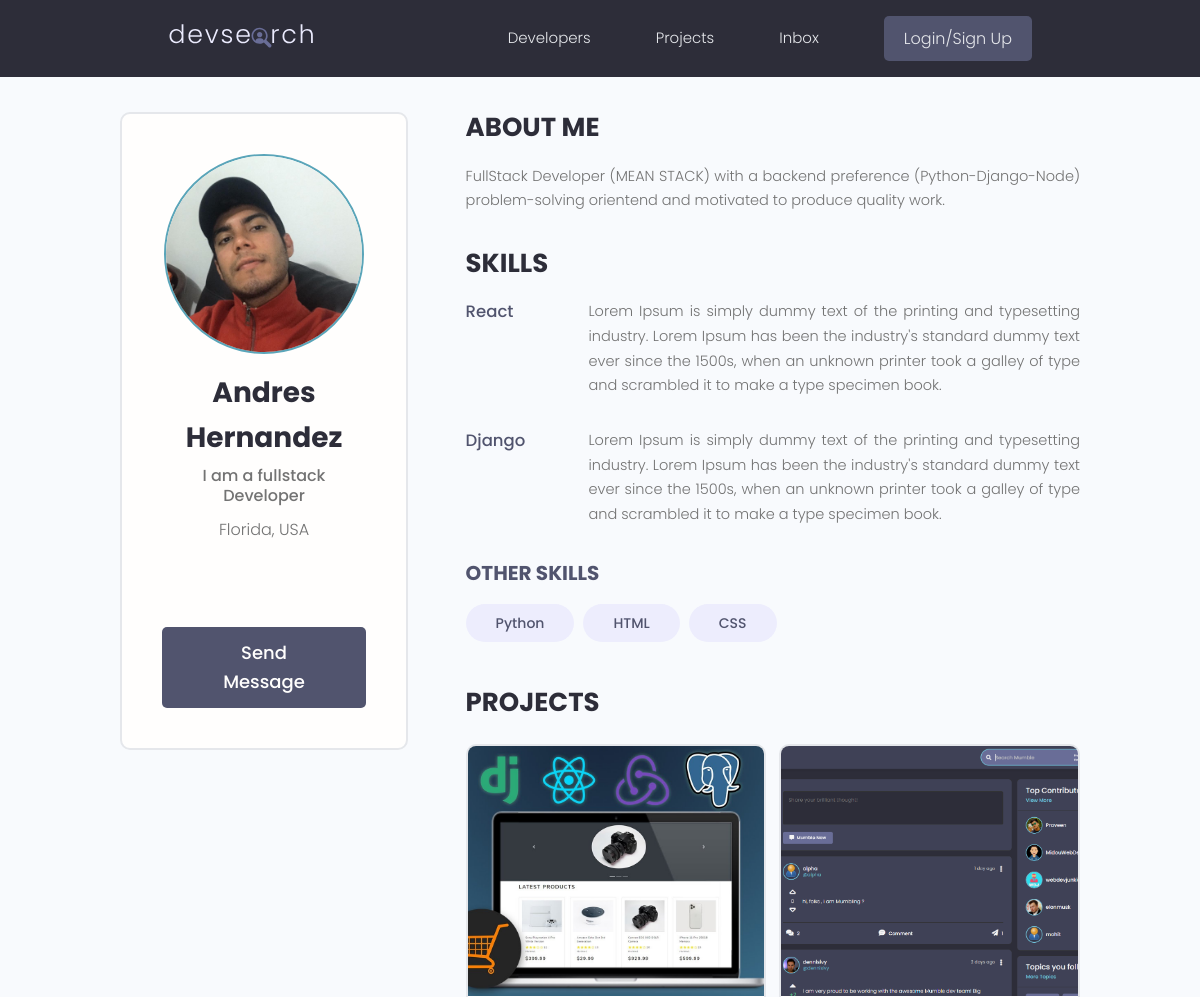
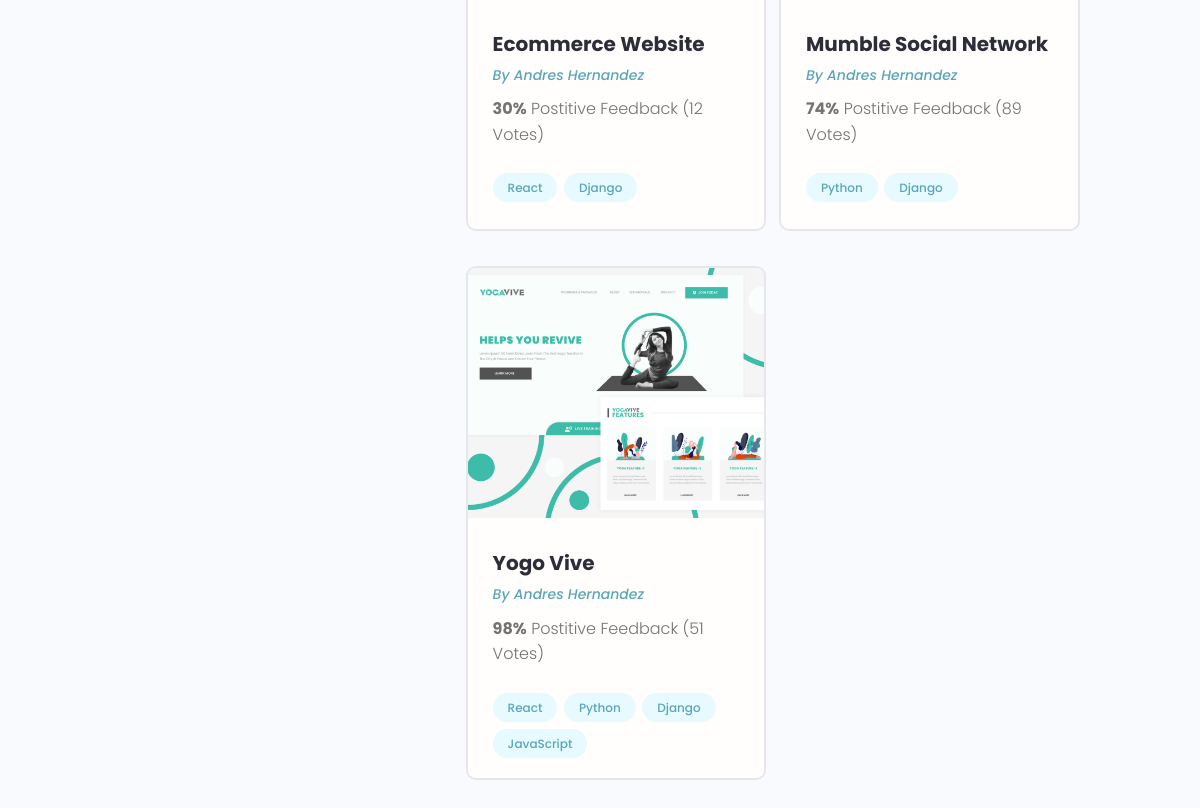
Screenshot of /user-profile/b58a8211-f027-49b2-9419-0c0cee45ea7c with the database file from the repository (2 pictures, top to bottom).
### users/models.py (models this page shows, shortened)
class Profile(models.Model):
    user = models.OneToOneField(User, on_delete=models.CASCADE, null=True, blank=True)
    name = models.CharField(max_length=200, blank=True, null=True)
    email = models.EmailField(max_length=300, blank=True, null=True)
    username = models.CharField(max_length=200, blank=True, null=True)
    location = models.CharField(max_length=200, blank=True, null=True)
    short_intro = models.CharField(max_length=200, blank=True, null=True)
    bio = models.TextField(blank=True, null=True)
    profile_image = models.ImageField(null=True, blank=True, upload_to= 'profiles/', default='profiles/user-default.png')
    social_github = models.CharField(max_length=200, blank=True, null=True)
    social_twitter = models.CharField(max_length=200, blank=True, null=True)
    social_linkedin = models.CharField(max_length=200, blank=True, null=True)
    social_youtube = models.CharField(max_length=200, blank=True, null=True)
    social_website = models.CharField(max_length=200, blank=True, null=True)
    created = models.DateTimeField(auto_now_add=True)
    id = models.UUIDField(default=uuid.uuid4, unique=True, primary_key=True, editable=False)

class Skill(models.Model):
    owner = models.ForeignKey(Profile, on_delete=models.CASCADE, null=True, blank=True)
    name = models.CharField(max_length=200, blank=True, null=True)
    description = models.TextField(blank=True, null=True)
    created = models.DateTimeField(auto_now_add=True)
    id = models.UUIDField(default=uuid.uuid4, unique=True, primary_key=True, editable=False)
    def __str__(self) -> str:
        return str(self.name)

### projects/models.py (models this page shows, shortened)
class Project(models.Model):
    owner = models.ForeignKey(Profile, null=True, blank=True, on_delete=models.SET_NULL)
    title = models.CharField(max_length=200)
    description = models.TextField(null=True, blank=True) # null is for the DB and blank is for the
    featured_image = models.ImageField(null=True, blank=True, default="default.jpg")
    demo_link = models.CharField(max_length=2000, null=True, blank=True)
    source_link = models.CharField(max_length=2000, null=True, blank=True)
    tags = models.ManyToManyField('Tag', blank=True)
    vote_total = models.IntegerField(default=0, null=True, blank=True)
    vote_ratio = models.IntegerField(default=0, null=True, blank=True)
    created = models.DateTimeField(auto_now_add=True)
    id = models.UUIDField(default=uuid.uuid4, unique=True, primary_key=True, editable=False)

class Tag(models.Model):
    name = models.CharField(max_length=200)
    created = models.DateTimeField(auto_now_add=True)
    id = models.UUIDField(default=uuid.uuid4, unique=True, primary_key=True, editable=False)
    def __str__(self) -> str:
        return self.name

### users/views.py (the view)
# urls.py: path('user-profile/<str:pk>', views.userProfile, name='user-profile'),
def userProfile(request, pk):
    profile = Profile.objects.get(id=pk)
    topSkills = profile.skill_set.exclude(description__exact="")
    otherSkills = profile.skill_set.filter(description="")
    context = {'profile':profile, 'topSkills':topSkills, 'otherSkills': otherSkills}
    return render(request, 'users/user-profile.html', context)

### users/templates/users/user-profile.html (shortened to what this page needs)
{% extends 'main.html' %}
{% block content %}
<main class="profile my-md">
    <div class="container">
      <div class="layout">
        <div class="column column--1of3">
          <div class="card text-center">
            <div class="card__body dev">
              <img class="avatar avatar--xl" src="{{ profile.profile_image.url }}" />
              <h2 class="dev__name">{{ profile.name }}</h2>
              <p class="dev__title">{{ profile.short_intro }}</p>
              <p class="dev__location">{{ profile.location }}</p>
              <ul class="dev__social">
              </ul>
              <a href="#" class="btn btn--sub btn--lg">Send Message </a>
            </div>
          </div>
        </div>
        <div class="column column--2of3">
          <div class="devInfo">
            <h3 class="devInfo__title">About Me</h3>
            <p class="devInfo__about">{{ profile.bio }}</p>
          </div>
          <div class="devInfo">
            <h3 class="devInfo__title">Skills</h3>
            <div class="devInfo__skills">
                {% for skill in topSkills %}
              <div class="devSkill">
                <h4 class="devSkill__title">{{ skill.name }}</h4>
                <p class="devSkill__info">{{ skill.description }}</p>
              </div>
                {% endfor %}
              <h3 class="devInfo__subtitle">Other Skills</h3>
              <div class="devInfo__otherSkills">
                {% for skill in otherSkills %}
                <span class="tag tag--pill tag--sub tag--lg">
                  <small>{{ skill }}</small>
                </span>
                {% endfor %}
              </div>
            </div>
          </div>
          <div class="devInfo">
            <h3 class="devInfo__title">Projects</h3>
            <div class="grid grid--two">
                {% for project in profile.project_set.all %}
              <div class="column">
                <div class="card project">
                  <a href="{% url 'project' project.id %}" class="project">
                    <img class="project__thumbnail" src="{{project.featured_image.url}}" alt="project thumbnail" />
                    <div class="card__body">
                      <h3 class="project__title">{{ project.title }}</h3>
                      <p><a class="project__author" href="{% url 'user-profile' project.owner.id %}">By {{ project.owner.name }}</a></p>
                      <p class="project--rating">
                        <span style="font-weight: bold;">{{project.vote_ratio}}%</span> Postitive
                        Feedback ({{project.vote_total}} Vote{{project.vote_total|pluralize:"s"}})
                      </p>
                      <div class="project__tags">
                          {% for tag in project.tags.all %}
                        <span class="tag tag--pill tag--main">
                            <small>{{tag}}</small>
                        </span>
                          {% endfor %}
                      </div>
                    </div>
                  </a>
                </div>
              </div>
              {% endfor %}
            </div>
          </div>
        </div>
      </div>
    </div>
  </main>
{% endblock %}

### static/styles/app.css (style rules this page uses)
:root { --color-sub: #2d2d39; }
.btn--sub { background-color: var(--color-sub-light); }
.card { border: 2px solid var(--color-light); }
img { width: 100%; }
.profile .card > .dev { padding: 4rem; }
.dev__name { color: var(--color-sub); font-size: 2.8rem; font-weight: 700; margin-top: 1rem; margin-bottom: 0.5rem; }
.dev__title { font-size: 1.6rem; font-weight: 500; line-height: 1.3; }
.dev__location { margin-top: 1rem; }
.dev__social { margin: 3rem 0; list-style: none; display: flex; justify-content: center; gap: 1.5rem; }
.devInfo { margin-bottom: 3rem; }
.devInfo__title, .devInfo__subtitle { font-size: 2.6rem; color: var(--color-sub); text-transform: uppercase; font-weight: 700; margin-bottom: 1.5rem; }
.devInfo__subtitle { font-size: 2rem; color: var(--color-sub-light); }
.devInfo__about, .devSkill__info { font-size: 1.45rem; line-height: 1.7; text-align: justify; }
.devSkill { margin-bottom: 3rem; }
.devSkill__title { font-size: 1.65rem; font-weight: 500; color: var(--color-sub-light); }
@media screen and (min-width: 700px) { .devSkill { display: flex; justify-content: space-between; gap: 3rem; } }
@media screen and (min-width: 700px) { .devSkill__info { flex-basis: 80%; } }
.project__author { font-size: 1.4rem; font-style: italic; }
.project--rating { margin-bottom: 1.6em; margin-top: .5em; }
.project__thumbnail { height: 25rem; object-fit: cover; object-position: top center; }
.project__title { font-size: 2rem; font-weight: 700; color: var(--color-sub); }

### static/uikit/styles/modules/_variables.css (style rules this page uses)
:root { --color-main: #5aa5b9; --color-main-light: #e6faff; --color-sub: #3f4156; --color-sub-light: #51546e; --color-sub-lighter: #ededfd; --color-text: #737373; --color-gray: #8b8b8b; --color-light: #e5e7eb; --color-light-gray: #767676; --color-bg: #f8fafd; --color-white: #fffefd; --color-white-light: #f3f3f3; --color-success: #359e64; --color-success-bg: #def8e8; --color-error: #fc4b0b; --color-error-bg: #fff2ee; --font-base: 'Poppins', arial, helvetica, 'Segoe UI', roboto, ubuntu, sans-serif; --font-monospace: 'Fira Code', 'Courier New', courier, monospace; --font-regular: 300; --font-medium: 500; --font-bold: 700; --generic-shadow: 1px 1px 5px #00000010; --generic-transition: all 0.3s ease-in-out; }

### static/uikit/styles/modules/_base.css (style rules this page uses)
* { margin: 0; padding: 0; box-sizing: border-box; text-rendering: optimizeLegibility; color: inherit; font-size: inherit; }
html { font-size: 50%; }
@media only screen and (min-width: 480px) { html { font-size: 56.25%; } }
@media only screen and (min-width: 1200px) { html { font-size: 62.5%; } }
body { line-height: 1.6; font-weight: 400; font-size: 1.5rem; color: var(--color-text); background-color: var(--color-bg); min-height: 100vh; }

### static/uikit/styles/modules/_typography.css (style rules this page uses)
* { font-family: var(--font-base); }
h2 { font-size: 3.6rem; font-weight: var(--font-bold); }
h3 { font-size: 3.2rem; font-weight: var(--font-medium); }
h4 { font-size: 2.8rem; font-weight: var(--font-medium); }
p, span, strong { font-size: 1.6rem; color: var(--color-text); font-weight: var(--font-regular); }
a { padding-bottom: 2px; text-decoration: none; display: inline-block; color: var(--color-main); font-weight: var(--font-medium); }

### static/uikit/styles/modules/_utilities.css (style rules this page uses)
.container { width: 92%; max-width: 165rem; margin: 0 auto; box-sizing: border-box; }
@media screen and (min-width: 1000px) { .container { width: 90%; } }
@media screen and (min-width: 1200px) { .container { width: 80%; } }
.text-center { text-align: center; }
.my-md { margin: 3rem auto; }

### static/uikit/styles/modules/_avatar.css (style rules this page uses)
.avatar { border-radius: 50%; border: 2px solid var(--color-main); object-fit: cover; }
.avatar--xl { height: 20rem; width: 20rem; }

### static/uikit/styles/modules/_button.css (style rules this page uses)
.btn { display: inline-block; position: relative; cursor: pointer; background-color: var(--color-light); font-weight: var(--font-medium); color: var(--color-sub); text-decoration: none; padding: 1rem 2rem; border-radius: 0.5rem; border: none; width: -webkit-fit-content; width: -moz-fit-content; width: fit-content; height: -webkit-fit-content; height: -moz-fit-content; height: fit-content; font-size: 1.6rem; outline-width: 0; outline-color: transparent; -webkit-backface-visibility: hidden; backface-visibility: hidden; transition: all 0.3s ease-in-out; }
.btn--sub { background-color: var(--color-sub); color: var(--color-white); }
.btn--lg { font-size: 1.8rem; padding: 1.2rem 4.5rem; }

### static/uikit/styles/modules/_card.css (style rules this page uses)
.card { border-radius: 1rem; background-color: var(--color-white); border: 1.5px solid var(--color-light); width: auto; height: auto; margin-top: 0.5rem; margin-bottom: 0.5rem; overflow: hidden; }
.card__body, .card__header { padding: 2rem 2.5rem; }

### rows the page displays
Profile: profile_image (picture), name "Andres Hernandez", short_intro "I am a fullstack Developer", location "Florida, USA", bio "FullStack Developer (MEAN STACK) with a backend preference (Python-Django-Node) problem-solving orientend and motivated to produce quality work."
Skill: name "React", description "Lorem Ipsum is simply dummy text of the printing and typesetting industry. Lorem Ipsum has been the industry's standard dummy text ever since the 1500s, when an unknown printer took a galley of type and scrambled it to make a type specimen book."
Skill: name "Django", description "Lorem Ipsum is simply dummy text of the printing and typesetting industry. Lorem Ipsum has been the industry's standard dummy text ever since the 1500s, when an unknown printer took a galley of type and scrambled it to make a type specimen book."
Skill: name "Python"
Skill: name "HTML"
Skill: name "CSS"
Project: featured_image (picture), title "Ecommerce Website", owner.name "Andres Hernandez", vote_ratio "30", vote_total "12"
Tag: name "React"
Tag: name "Django"
Project: featured_image (picture), title "Mumble Social Network", owner.name "Andres Hernandez", vote_ratio "74", vote_total "89"
Tag: name "Python"
Project: featured_image (picture), title "Yogo Vive", owner.name "Andres Hernandez", vote_ratio "98", vote_total "51"
Tag: name "JavaScript"
